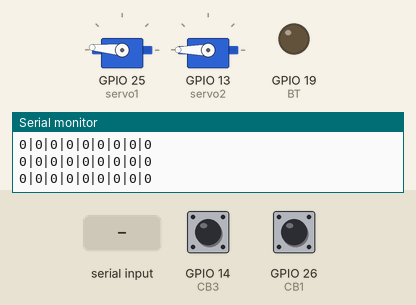
The sketch below on a simulated ESP32. On the bench: 2 × servo, output pins drawn as LEDs (lit = HIGH), the last lines printed to the serial monitor. Inputs (shaded band) come from the test bench; at power-on: GPIO 14 (CB3) HIGH, GPIO 26 (CB1) HIGH.

Above: at 1.7 s.
1.8 s: "b|1\n" received over Serial
At 2.2 s:
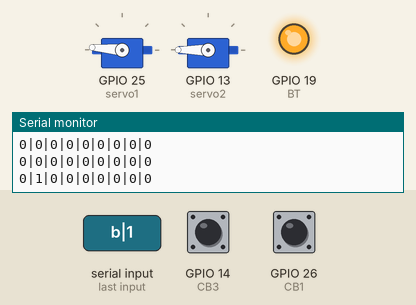
3.3 s: "a|1\n" received over Serial
At 4.5 s:
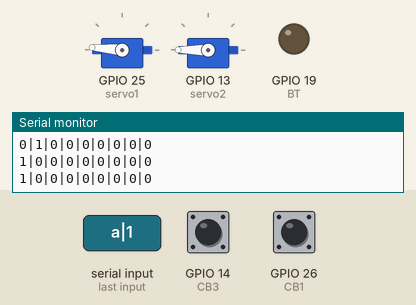
Timing chart, 0 to 6.3 s (numbered marks = the images above; inputs shaded):
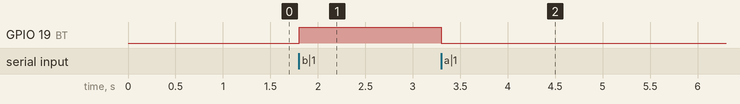

The sketch:

ESP32_FIRMWARE.ino
```cpp
/*
 * ĐỒ ÁN TỐT NGHIỆP 2026 – HỆ THỐNG PHÂN LOẠI SẢN PHẨM THEO MÀU SẮC
 * Sinh viên thực hiện: Lê Anh Quốc
 *
 * Firmware ESP32 (DOIT ESP32 DevKit V1): điều khiển băng tải, 2 servo gạt,
 * đọc 3 cảm biến vật cản và trao đổi dữ liệu với máy tính qua UART 9600 baud.
 * Toàn bộ giám sát và điều khiển từ xa được thực hiện trên trang web do máy
 * tính phục vụ (thư mục WEB_YOLO), ESP32 không cần WiFi hay dịch vụ đám mây.
 *
 * Chân kết nối:
 *   CB1 = GPIO26  cảm biến vị trí chụp ảnh (băng tải dừng để camera nhận diện)
 *   CB2 = GPIO27  cảm biến trước gạt 1 (sản phẩm ĐỎ)
 *   CB3 = GPIO14  cảm biến trước gạt 2 (sản phẩm LỤC) và cuối băng tải (LAM)
 *   BT  = GPIO19  điều khiển động cơ băng tải (mức 1 = chạy)
 *   Servo gạt 1 = GPIO25, servo gạt 2 = GPIO13
 *
 * ESP32 -> PC (mỗi 500 ms và khi có sự kiện):
 *   mode|st|chup|sl_do|sl_luc|sl_lam|g1|g2|bt
 * PC -> ESP32:  <lệnh>|<giá trị>\r\n
 *   a = chế độ (0 AUTO, 1 MANUAL)   b = 1 START, 2 STOP
 *   c = gạt 1   d = gạt 2   e = băng tải   f = kết quả (1 ĐỎ, 2 LỤC, 0 LAM)
 */
#include <ESP32Servo.h>

Servo servo1;
Servo servo2;

#define CB1 26
#define CB2 27
#define CB3 14

#define BT    19
#define thu   175   // góc servo 1 ở vị trí thu về
#define gat   130   // góc servo 1 khi gạt sản phẩm
#define thu2  180   // góc servo 2 ở vị trí thu về
#define gat2  130   // góc servo 2 khi gạt sản phẩm
#define BAT   1
#define TAT   0

int time_gat = 2000;          // thời gian giữ servo ở vị trí gạt (ms)
String dataa = "";
char mang[20];
char *token1, *token2;
int xong = 0;                 // 1 = đã nhận kết quả phân loại từ PC
int loai = 0, modee = 0;      // loai: 1 ĐỎ, 2 LỤC, 0 LAM; modee: 0 AUTO, 1 MANUAL
int sl_luc = 0, sl_lam = 0, sl_do = 0, st = 0, g1 = 0, g2 = 0, chup = 0, bt = 0;
unsigned long int time_gui = 0;

//*****************************************************************************************//
void setup() {
  Serial.begin(9600);
  pinMode(CB1, INPUT_PULLUP);
  pinMode(CB2, INPUT_PULLUP);
  pinMode(CB3, INPUT_PULLUP);
  pinMode(BT, OUTPUT);
  digitalWrite(BT, TAT);
  servo1.attach(25);
  servo2.attach(13);
  servo1.write(thu);
  servo2.write(thu2);
  gui_du_lieu2();
  delay(500);
}
//*****************************************************************************************//
void loop() {
  stopp();
  gui_du_lieu2();
  if (modee == 0) {
    Auto();
  }
  else {
    Manual();
  }
}
//*****************************************************************************************//
// Nhận lệnh từ máy tính: "<lệnh>|<giá trị>"
void serialEvent() {
  while (Serial.available()) {
    dataa = Serial.readStringUntil('\n');
    dataa.toCharArray(mang, 20);
    token1 = strtok(mang, "|");
    token2 = strtok(NULL, "|");
    if (token1 == NULL || token2 == NULL) continue;
    String st1(token1);
    String st2(token2);
    if (st1 == "a") {
      modee = st2.toInt();
      st = 0;
      digitalWrite(BT, TAT);
      bt = 0;
      g1 = 0;
      g2 = 0;
    }
    if (st1 == "b") st = st2.toInt();
    if (st1 == "c") g1 = st2.toInt();
    if (st1 == "d") g2 = st2.toInt();
    if (st1 == "e") bt = st2.toInt();
    if (st1 == "f") {
      loai = st2.toInt();
      xong = 1;
    }
  }
}
//*****************************************************************************************//
// Chế độ AUTO: băng tải chạy, sản phẩm tới CB1 thì dừng và yêu cầu PC phân loại,
// sau đó gạt sản phẩm vào đúng ngăn theo kết quả nhận được.
void Auto() {
  if (st == 1) {
    digitalWrite(BT, BAT);
    if (digitalRead(CB1) == 0) {
      delay(100);
      digitalWrite(BT, TAT);
      delay(500);
      chup = 1;
      xong = 0;
      gui_du_lieu();
      chup = 0;
      while (xong == 0) {
        serialEvent();
        chup = 0;
        stopp();
      }
      digitalWrite(BT, BAT);
      while (digitalRead(CB1) == 0) {
        serialEvent();
        delay(100);
        stopp();
      }
      delay(400);
    }
    if (loai == 1) {
      if (digitalRead(CB2) == 0) {
        servo1.write(gat);
        delay(time_gat);
        servo1.write(thu);
        sl_do++;
        delay(200);
        gui_du_lieu();
      }
    }
    else if (loai == 2) {
      if (digitalRead(CB3) == 0) {
        servo2.write(gat2);
        delay(time_gat);
        servo2.write(thu2);
        sl_luc++;
        delay(200);
        gui_du_lieu();
      }
    }
    else {
      if (digitalRead(CB3) == 0) {
        while (digitalRead(CB3) == 0) {
          digitalWrite(BT, BAT);
          delay(100);
          stopp();
        }
        sl_lam++;
        delay(1000);
        gui_du_lieu();
      }
    }
  }
}

//*****************************************************************************************//
// Chế độ MANUAL: sau khi START, điều khiển trực tiếp 2 servo gạt và băng tải từ web.
void Manual() {
  if (st == 1) {
    if (g1 == 0) {
      servo1.write(thu);
    }
    else {
      servo1.write(gat);
    }

    if (g2 == 0) {
      servo2.write(thu2);
    }
    else {
      servo2.write(gat2);
    }

    if (bt == 0) {
      digitalWrite(BT, TAT);
    }
    else {
      digitalWrite(BT, BAT);
    }
  }
}
//*****************************************************************************************//
// Khung dữ liệu gửi lên PC: mode|st|chup|sl_do|sl_luc|sl_lam|g1|g2|bt
// (3 trường cuối dùng cho web hiển thị trạng thái gạt 1, gạt 2, băng tải ở chế độ MANUAL)
void gui_du_lieu() {
  Serial.print(modee);
  Serial.print("|");
  Serial.print(st);
  Serial.print("|");
  Serial.print(chup);
  Serial.print("|");
  Serial.print(sl_do);
  Serial.print("|");
  Serial.print(sl_luc);
  Serial.print("|");
  Serial.print(sl_lam);
  Serial.print("|");
  Serial.print(g1);
  Serial.print("|");
  Serial.print(g2);
  Serial.print("|");
  Serial.println(bt);
}
//*****************************************************************************************//
void gui_du_lieu2() {
  if (millis() - time_gui >= 500) {
    gui_du_lieu();
    time_gui = millis();
    //0|1|0|2|2|2|0|0|0
  }
}
//*****************************************************************************************//
// Khi nhận lệnh STOP: dừng băng tải và chờ tới khi có lệnh mới
void stopp() {
  while (st == 2) {
    serialEvent();
    digitalWrite(BT, TAT);
    gui_du_lieu2();
  }
}
```

Measured:
- after the input at 1.8 s, GPIO 19 (BT): LOW → HIGH at once
- after the input at 3.3 s, GPIO 19 (BT): HIGH → LOW at once
